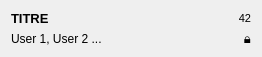
<?xml version="1.0" encoding="UTF-8"?>
<ui version="4.0">
 <class>Form</class>
 <widget class="QWidget" name="Form">
  <property name="geometry">
   <rect>
    <x>0</x>
    <y>0</y>
    <width>262</width>
    <height>57</height>
   </rect>
  </property>
  <property name="windowTitle">
   <string>Form</string>
  </property>
  <layout class="QHBoxLayout" name="horizontalLayout">
   <item>
    <layout class="QVBoxLayout" name="verticalLayout">
     <property name="sizeConstraint">
      <enum>QLayout::SetMinAndMaxSize</enum>
     </property>
     <item>
      <widget class="QLabel" name="label">
       <property name="font">
        <font>
         <pointsize>10</pointsize>
         <weight>75</weight>
         <bold>true</bold>
        </font>
       </property>
       <property name="text">
        <string>TITRE</string>
       </property>
      </widget>
     </item>
     <item>
      <widget class="QLabel" name="label_2">
       <property name="text">
        <string>User 1, User 2 ...</string>
       </property>
      </widget>
     </item>
    </layout>
   </item>
   <item>
    <layout class="QVBoxLayout" name="verticalLayout_2">
     <property name="sizeConstraint">
      <enum>QLayout::SetDefaultConstraint</enum>
     </property>
     <item>
      <widget class="QLabel" name="id_label">
       <property name="sizePolicy">
        <sizepolicy hsizetype="Preferred" vsizetype="Preferred">
         <horstretch>0</horstretch>
         <verstretch>0</verstretch>
        </sizepolicy>
       </property>
       <property name="font">
        <font>
         <pointsize>8</pointsize>
        </font>
       </property>
       <property name="text">
        <string>42</string>
       </property>
       <property name="alignment">
        <set>Qt::AlignRight|Qt::AlignTrailing|Qt::AlignVCenter</set>
       </property>
      </widget>
     </item>
     <item>
      <widget class="QLabel" name="locked_label">
       <property name="enabled">
        <bool>true</bool>
       </property>
       <property name="sizePolicy">
        <sizepolicy hsizetype="Preferred" vsizetype="Preferred">
         <horstretch>0</horstretch>
         <verstretch>0</verstretch>
        </sizepolicy>
       </property>
       <property name="font">
        <font>
         <pointsize>10</pointsize>
         <weight>50</weight>
         <italic>false</italic>
         <bold>false</bold>
        </font>
       </property>
       <property name="text">
        <string>🔒</string>
       </property>
       <property name="textFormat">
        <enum>Qt::PlainText</enum>
       </property>
       <property name="scaledContents">
        <bool>false</bool>
       </property>
       <property name="alignment">
        <set>Qt::AlignRight|Qt::AlignTrailing|Qt::AlignVCenter</set>
       </property>
      </widget>
     </item>
    </layout>
   </item>
  </layout>
 </widget>
 <resources/>
 <connections/>
</ui>
